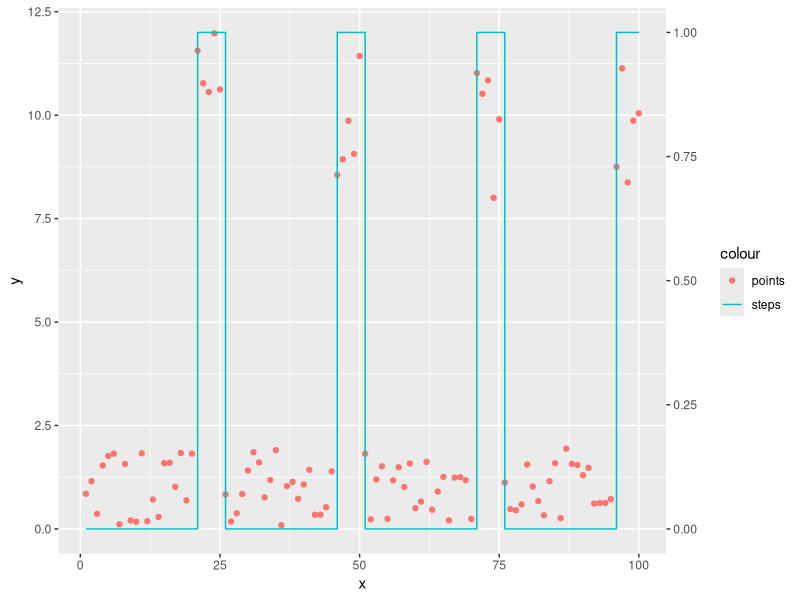
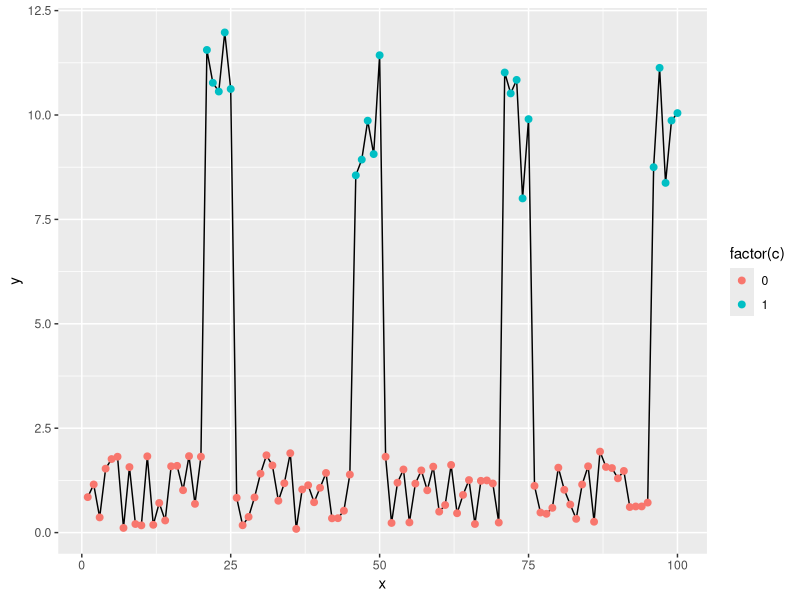
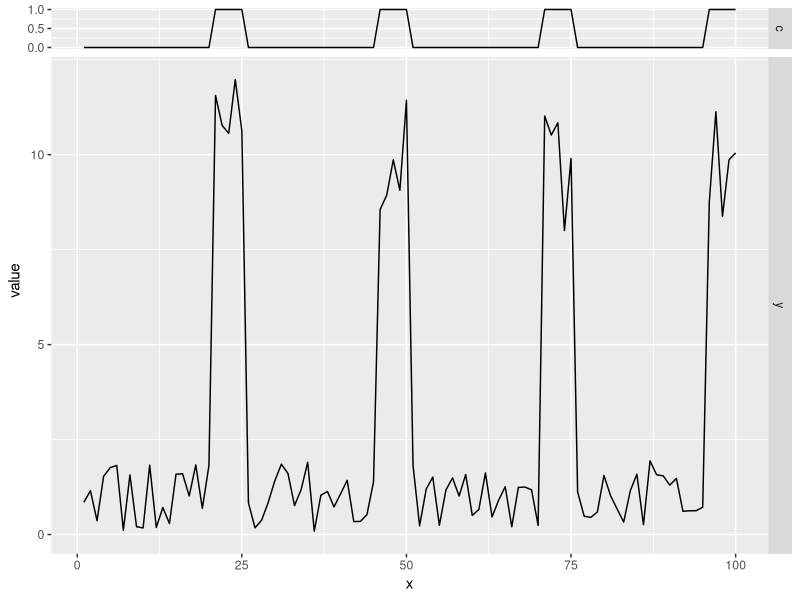
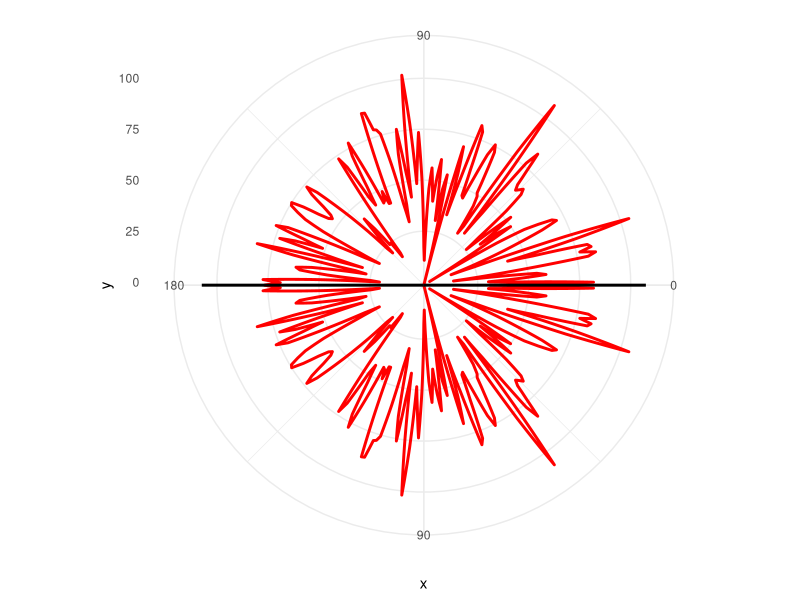
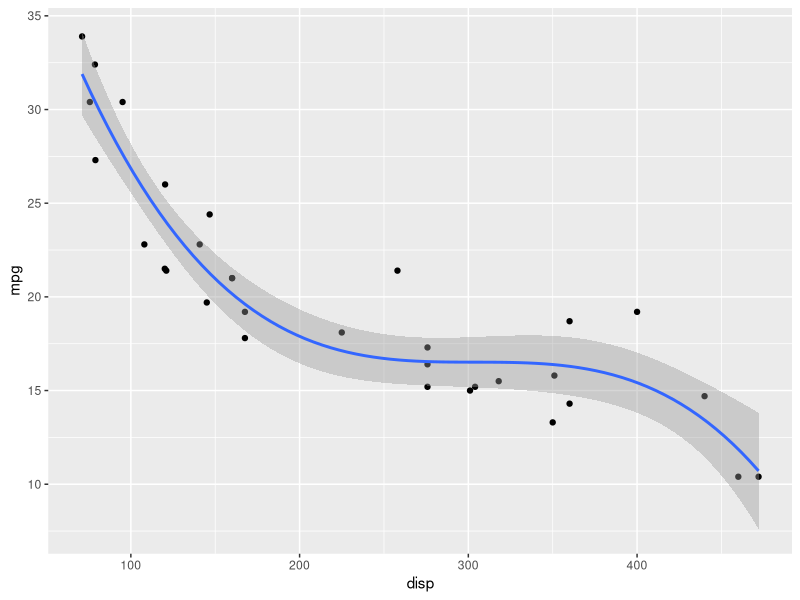
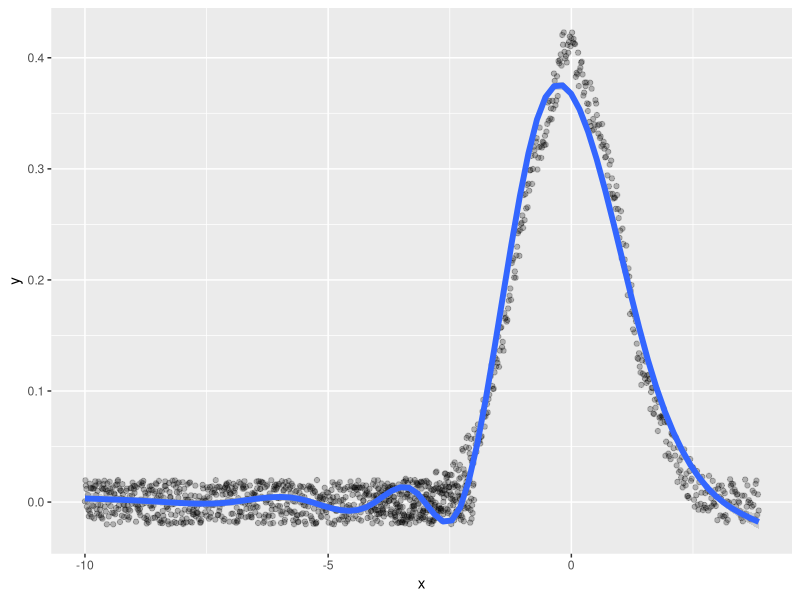

Here is the R script that generated these plots, in order:

library(tidyverse)

# Wes (multi-axes) --------------------------------------------------------

set.seed(123)
dat = tibble(
  x = 1:100,
  c = rep(c(rep(0, 20), rep(1, 5)),4)
) %>% 
  mutate(y = jitter(c*10) %>% abs())

dat %>%
  ggplot(aes(x, y)) +
  geom_point(aes(color = "points")) +
  geom_step(aes(x,c*12, color = "steps")) +
  scale_y_continuous(sec.axis = sec_axis(~ ./12))

## but broadly a bad idea...
## https://blog.datawrapper.de/dualaxis/

dat %>% 
  ggplot(aes(x,y)) +
  geom_line() +
  geom_point(size = 2, aes(color = factor(c)))

dat %>% 
  pivot_longer(c:y) %>% 
  ggplot(aes(x, value)) +
  geom_line() +
  facet_grid(rows = vars(name), scales = "free_y", space = "free") +
  scale_y_continuous(breaks = scales::pretty_breaks(3))

# Seth (polar coords) -----------------------------------------------------

set.seed(123)
dat <- tibble(
  x = 0:180,
  y = sample(1:100, 181, T)
) %>%
  mutate(y = smooth.spline(y, df = 100)$y)

bind_rows(dat, mutate(dat, x = rev(x) + 180)) %>%
  ggplot(aes(x = x, y = y)) +
  geom_line(color = "red", size = 1) +
  geom_vline(xintercept = c(0, 180), size = 1) +
  coord_polar(start = pi / 2) +
  scale_x_continuous(
    breaks = c(0, 90, 180, 270),
    limits = c(0, 360), labels = c(0, 90, 180, 90)
  ) +
  theme_minimal()



# Lizzie (line of best fit-ish) -------------------------------------------

## generally--

mtcars %>% 
  ggplot(aes(disp, mpg)) +
  geom_point() +
  geom_smooth(method = "lm", 
              formula = y ~ poly(x, 3))

## gaussians--

hist <- tibble(y = rnorm(10000)) %>%
  ggplot(aes(y)) +
  geom_density()

dat <- ggplot_build(hist)$data[[1]] %>%
  tibble() %>%
  select(x, y) %>%
  bind_rows(tibble(x = seq(to = -2, from = -10, by = .01), y = 0)) %>%
  mutate(y = jitter(y, 1000))

dat %>%
  ggplot(aes(x, y)) +
  geom_point(alpha = .25) +
  geom_smooth(method = "gam", size = 2)
